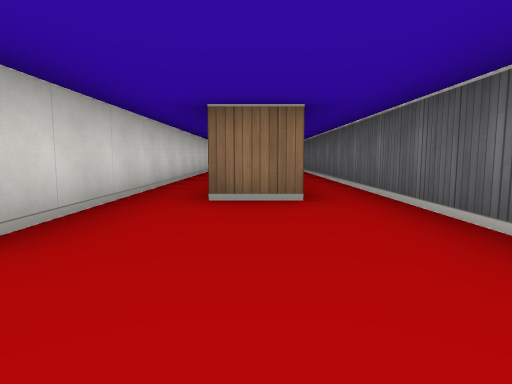
view 1 (above)

16 first-person views from a walk through a cub3D maze. The camera is about half as high as the walls, tilts 6° down and sees 75° across. The floor is counted in squares. Each view is taken from the middle of a square. On the plan, view 1 faces up. The plan holds only what a view shows up to about 9 squares ahead; the rest is blank.

view 2
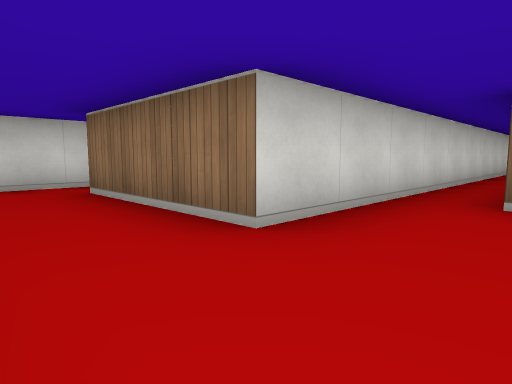

view 3
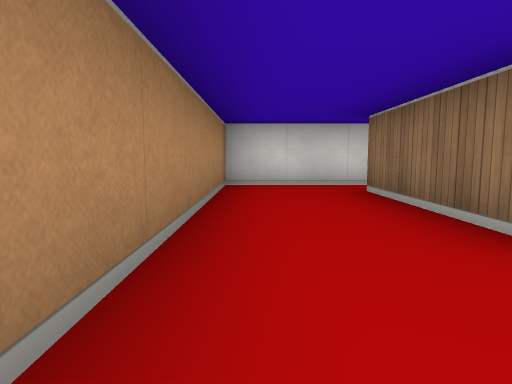

view 4
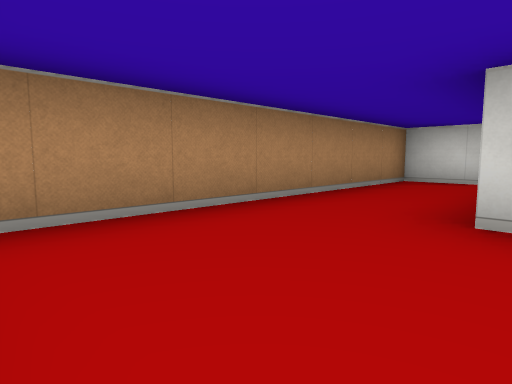

view 5
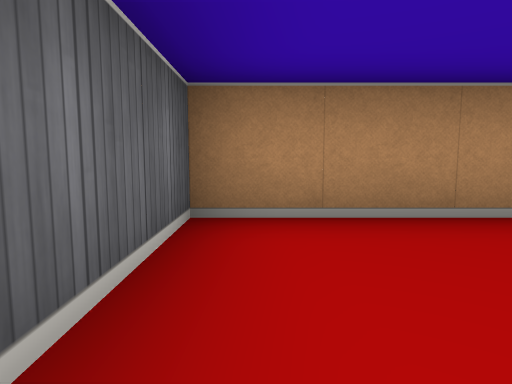

view 6
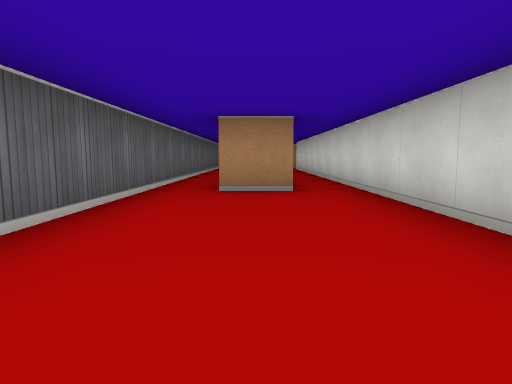

view 7
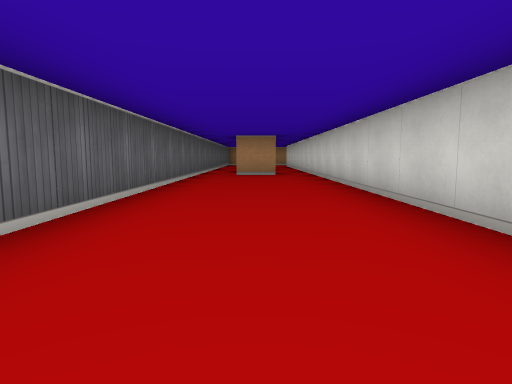

view 8
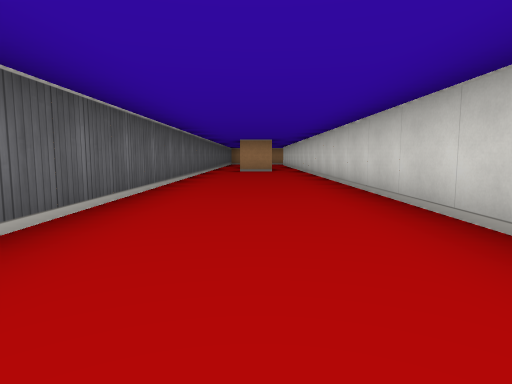

view 9
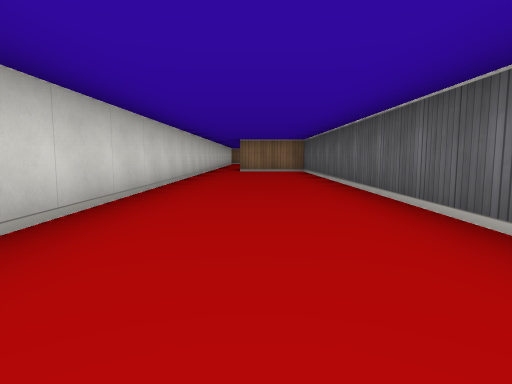

view 10
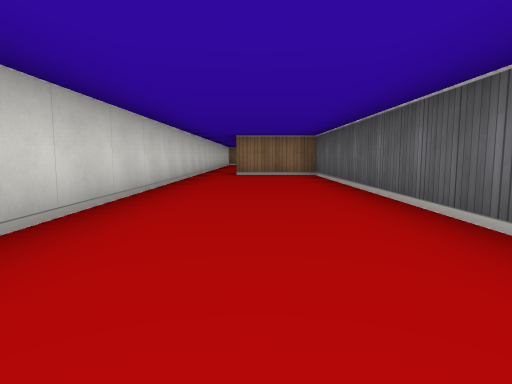

view 11
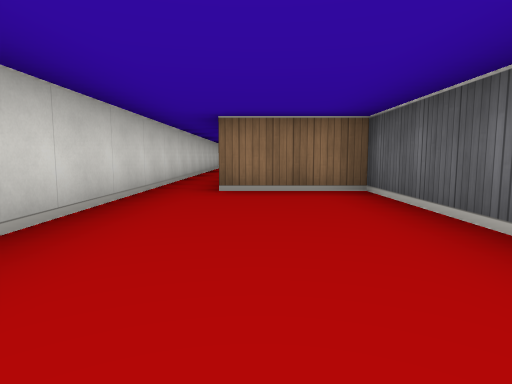

view 12
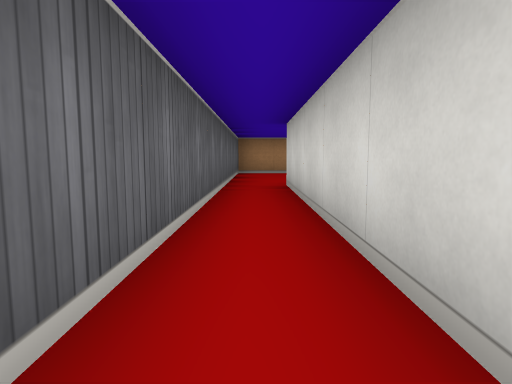

view 13
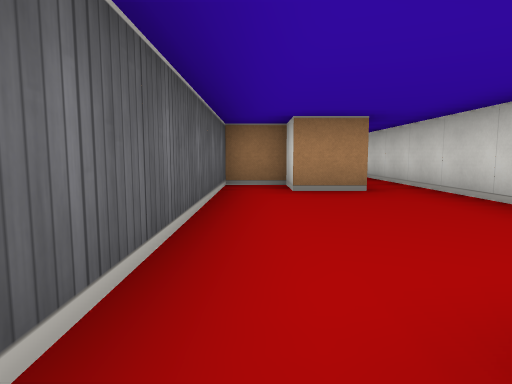

view 14
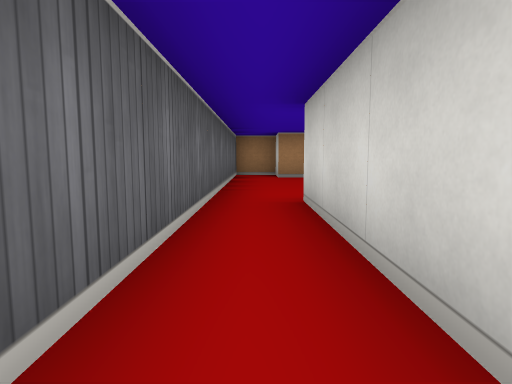

view 15
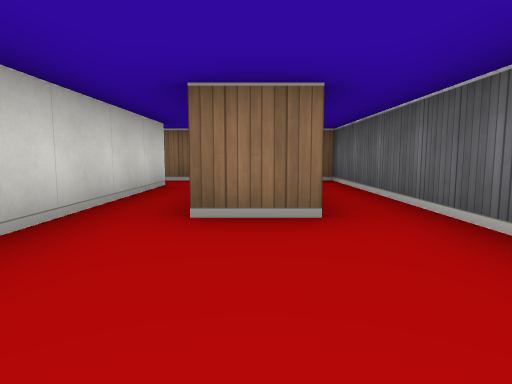

view 16
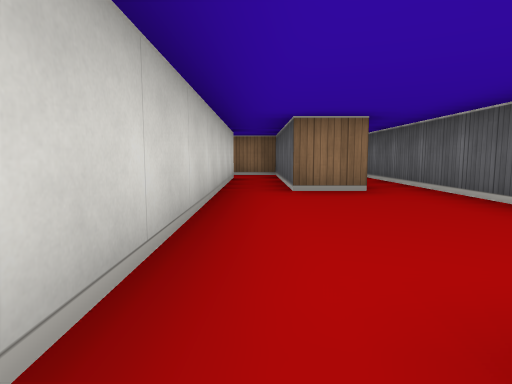

### Floor plan
Ten units are one square. View 1 is at (0, 0); x grows to the right and y downward. Boxes are objects, and circles mark ways between rooms. Rooms are numbered by the first view taken in them; rooms with no view inside come last. Other rooms are left out.
<svg viewBox="-60 -370 80 380">
<path fill="none" stroke="#000" d="M-15 -35 -15 -15 -45 -15M5 -35 -5 -35M-55 -19 -55 5 15 5 15 -35M-6 -95 5 -95M5 -85 5 -35M-15 -255 -15 -35M15 -35 15 -255 -5 -255M-6 -285 5 -285 5 -275 15 -275 15 -365M5 -355 5 -325 -5 -325 -5 -365 -19 -365M-15 -355 -15 -255"/>
<circle cx="0" cy="-40" r="3" fill="#2a7"/>
<circle cx="-10" cy="-260" r="3" fill="#2a7"/>
<text x="-20" y="-10">1</text>
<text x="0" y="-150">2</text>
<text x="0" y="-310">3</text>
</svg>
Room 1 opens to room 2. Room 2 opens to room 3.

Where each view was taken, in squares from view 1:
view 1: 0 up, 0 right, facing up
view 2: 0 up, 0 right, facing up-left
view 3: 0 up, 0 right, facing left
view 4: 2 up, 1 right, facing down-left
view 5: 2 up, 1 right, facing down
view 6: 14 up, 0 right, facing down
view 7: 18 up, 0 right, facing down
view 8: 20 up, 0 right, facing down
view 9: 15 up, 0 right, facing up
view 10: 17 up, 0 right, facing up
view 11: 21 up, 0 right, facing up
view 12: 9 up, 1 right, facing down
view 13: 33 up, 1 right, facing down
view 14: 36 up, 1 right, facing down
view 15: 30 up, 0 right, facing up
view 16: 28 up, 1 left, facing up
